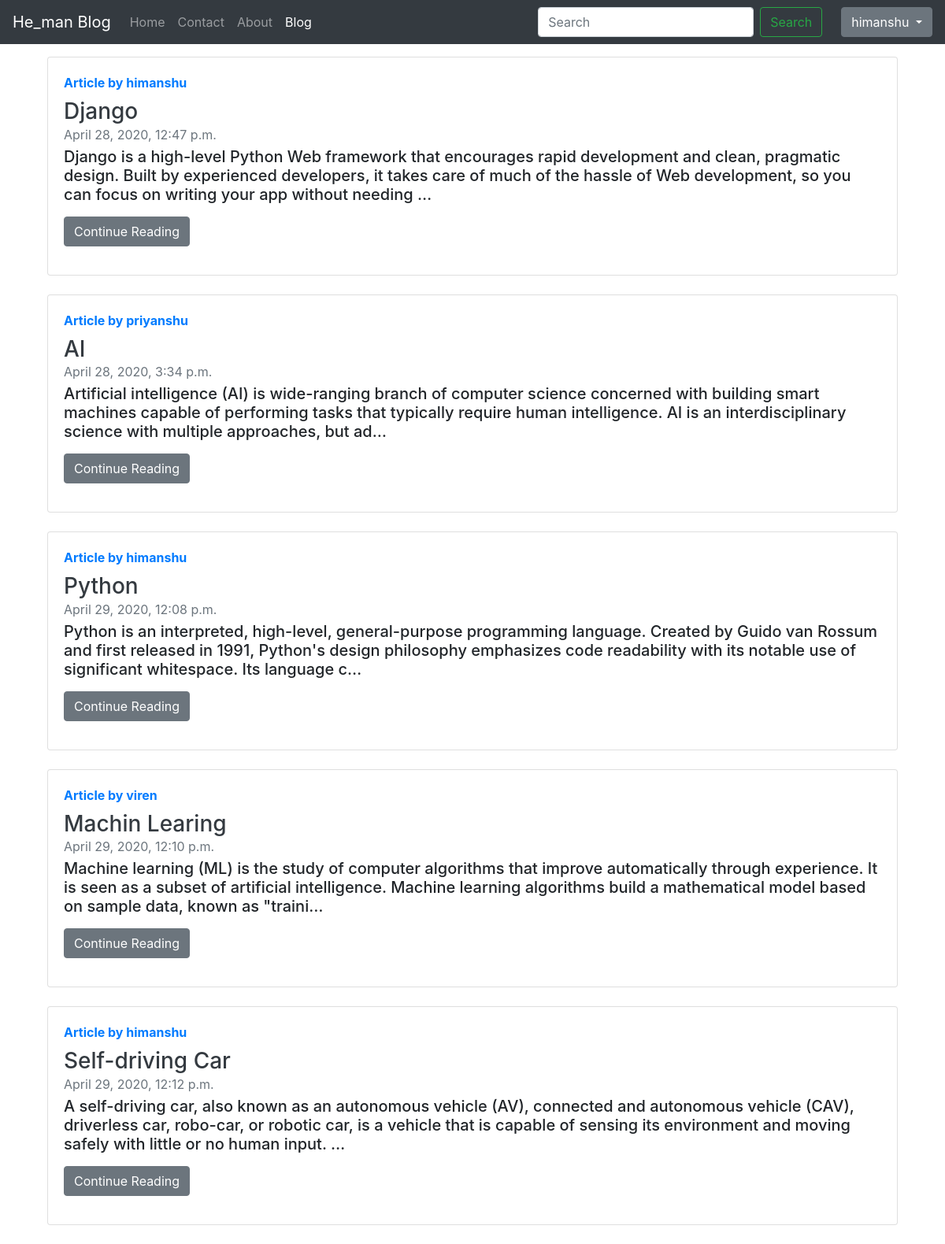
Page /blog/ (signed in) on the committed database.
### blog/models.py (models this page shows, shortened)
class Post(models.Model):
    sno = models.AutoField(primary_key=True)
    title = models.CharField(max_length=100)
    content = models.TextField()
    author = models.CharField(max_length=20)
    slug = models.CharField(max_length=130)
    timeStamp = models.DateTimeField(blank=True)

### blog/views.py (the view)
# urls.py: path('', views.blogHome, name='blogHome'),
def blogHome(request):
	allPosts = Post.objects.all()
	mydict = {'allPosts':allPosts}
	return render(request, 'blog/blogHome.html', mydict)

### templates/blog/blogHome.html (shortened to what this page needs)
{% extends 'base.html' %}
{% block blogactive %}active{% endblock blogactive %}
{% block body %}
<div class='container'>
{% for post in allPosts %}
<div class="col-md-12 my-3">
          <div class="card flex-md-row mb-4 box-shadow h-md-250">
            <div class="card-body d-flex flex-column align-items-start">
            <strong class="d-inline-block mb-2 text-primary">Article by {{post.author}}</strong>
              <h3 class="mb-0">
                <a class="text-dark mb-2" href="#">{{post.title}}</a>
              </h3>
              <div class="mb-1 text-muted">{{post.timeStamp}}</div>
              <h5 class="card-text mb-auto">{{post.content | truncatechars:250}}</h5>
              <a type="button" href="/blog/{{post.slug}}" class="btn btn-secondary my-3">Continue Reading</a>
            </div>
          </div>
        </div>
    {% endfor %}
</div>
{% endblock body %}

### templates/base.html (shortened to what this page needs)
<!doctype html>
<html lang="en">
  <head>
    <link rel="stylesheet" href="https://maxcdn.bootstrapcdn.com/bootstrap/4.0.0/css/bootstrap.min.css">
  </head>
  <body>
    <nav class="navbar navbar-expand-lg navbar-dark bg-dark">
  <a class="navbar-brand" href="/">He_man Blog</a>
  <div class="collapse navbar-collapse" id="navbarTogglerDemo03">
    <ul class="navbar-nav mr-auto mt-2 mt-lg-0">
      <li class="nav-item {% block homeactive %}{% endblock homeactive %}">
        <a class="nav-link" href="/">Home <span class="sr-only">(current)</span></a>
      </li>
      <li class="nav-item {% block contactactive %}{% endblock contactactive %}">
        <a class="nav-link" href="/contact">Contact</a>
      </li>
      <li class="nav-item {% block aboutactive %}{% endblock aboutactive %}">
        <a class="nav-link" href="/about">About</a>
      </li>
      <li class="nav-item {% block blogactive %}{% endblock blogactive %}">
        <a class="nav-link" href="/blog">Blog</a>
      </li>
    </ul>
    <form method="get" action="/search" class="form-inline my-2 my-lg-0 mr-2">
      <input class="form-control mr-sm-2" type="search" placeholder="Search" aria-label="Search"  name="query" id="search">
      <button class="btn btn-outline-success my-2 my-sm-0 mr-3" type="submit">Search</button>
    </form>
  </div>
  {% if user.is_authenticated %}
  <div class="dropdown">
  <button class="btn btn-secondary dropdown-toggle" type="button" id="dropdownMenuButton" data-toggle="dropdown" aria-haspopup="true" aria-expanded="false">
    {{request.user}}
  </button>
</div>
{% endif %}
</nav>
{% block body %} {% endblock body %}
  </body>
</html>

### rows in the picture
Post: author "himanshu", title "Django", timeStamp "April 28, 2020, 12:47 p.m.", content "Django is a high-level Python Web framework that encourages rapid development and clean, pragmatic design. Built by experienced developers, it takes care of much of the hassle of Web development, so you can focus on writing your app without needing …"
Post: author "priyanshu", title "AI", timeStamp "April 28, 2020, 3:34 p.m.", content "Artificial intelligence (AI) is wide-ranging branch of computer science concerned with building smart machines capable of performing tasks that typically require human intelligence. AI is an interdisciplinary science with multiple approaches, but ad…"
Post: author "himanshu", title "Python", timeStamp "April 29, 2020, 12:08 p.m.", content "Python is an interpreted, high-level, general-purpose programming language. Created by Guido van Rossum and first released in 1991, Python's design philosophy emphasizes code readability with its notable use of significant whitespace. Its language c…"
Post: author "viren", title "Machin Learing", timeStamp "April 29, 2020, 12:10 p.m.", content "Machine learning (ML) is the study of computer algorithms that improve automatically through experience. It is seen as a subset of artificial intelligence. Machine learning algorithms build a mathematical model based on sample data, known as \"traini…"
Post: author "himanshu", title "Self-driving Car", timeStamp "April 29, 2020, 12:12 p.m.", content "A self-driving car, also known as an autonomous vehicle (AV), connected and autonomous vehicle (CAV), driverless car, robo-car, or robotic car, is a vehicle that is capable of sensing its environment and moving safely with little or no human input. …"

### other values in the picture
{{ request.user }} "himanshu"
